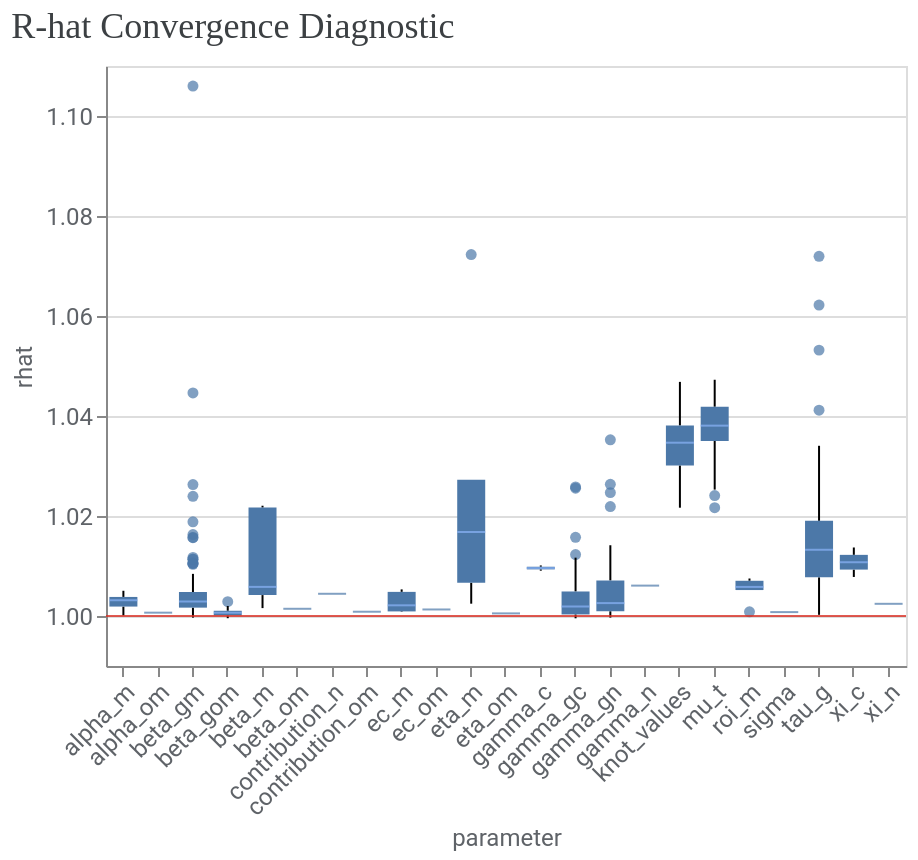

The notebook cell this image was saved under:
### Markdown cell above
To further assess convergence and model fit, you can use the methods from `visualizer` module.

1\. Assess convergence. Run the following code to generate r-hat statistics. R-hat close to 1.0 indicate convergence. R-hat < 1.2 indicates approximate convergence and is a reasonable threshold for many problems.

### Code cell
model_diagnostics = visualizer.ModelDiagnostics(mmm)
model_diagnostics.plot_rhat_boxplot()

### Figure 1 — Vega-Lite specification as saved in the notebook (floating-point values rounded to 4 significant figures; data arrays with more than 128 entries replaced by an {"elided": "..."} marker saying what was removed)
{"config": {"view": {"continuousWidth": 300, "continuousHeight": 300}, "axis": {"labelColor": "#5F6368", "labelFont": "Roboto", "labelFontSize": 12, "titleColor": "#5F6368", "titleFont": "Roboto", "titleFontSize": 12, "titleFontWeight": "normal"}}, "layer": [{"data": {"name": "data-52c4f0788ea0fb437449b8bb0e2385c5"}, "mark": {"type": "boxplot", "median": {"color": "#8AB4F8"}, "outliers": {"filled": true}}, "encoding": {"x": {"axis": {"labelAngle": -45}, "field": "parameter", "type": "nominal"}, "y": {"field": "rhat", "scale": {"zero": false}, "type": "quantitative"}}}, {"data": {"name": "empty"}, "mark": {"type": "rule", "color": "#D93025", "opacity": 0.8}, "encoding": {"y": {"datum": 1}}}], "title": {"text": "R-hat Convergence Diagnostic", "anchor": "start", "color": "#3C4043", "font": "Google Sans Display", "fontSize": 18, "fontWeight": "normal", "offset": 10}, "width": 400, "$schema": "https://vega.github.io/schema/vega-lite/v5.20.1.json", "datasets": {"data-52c4f0788ea0fb437449b8bb0e2385c5": {"elided": "659 records"}, "empty": [{}]}}
